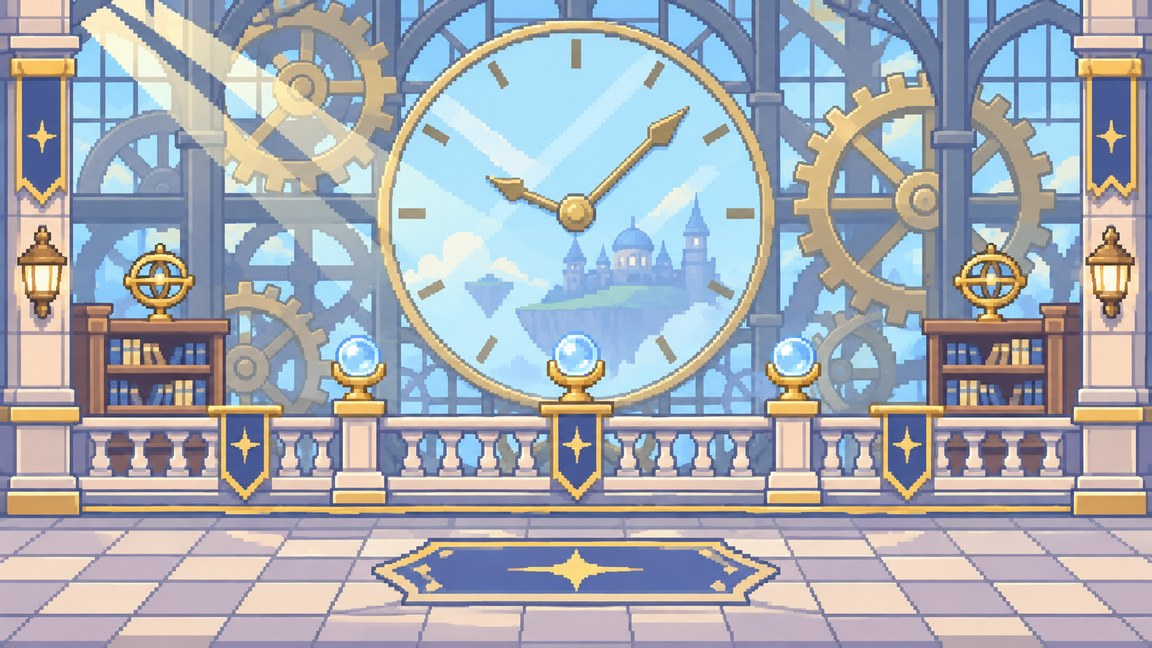
#> input picture math/assets/battle-hd/clock/back.jpg, 1152 x 648 px
$ python outline.py ../../../../math/assets/battle-hd/clock/back.jpg ../../../../math/assets/battle-hd/clock/mid.png
#> lines starting #> are read from the running program, lines starting #| are printed output that depends on the picture; after the words box and inside, x2 and y2 are one past the last pixel; in counts of white or black regions, pixels touching at a corner belong together
### .claude/skills/pixel-redraw/scripts/flatten.py
# -*- coding: utf-8 -*-
# 外輪廓抖動自動修平：斜邊上「一階比前後都長（或都短）2 格以上」的地方，把這三階的總長平均分配
# （例如 2,4,2 → 3,2,3 或 3,3,2），剪影跟著改：多出來的格子變透明、缺的格子補上輪廓色，
# 最後外圍那一圈重新整理成一格輪廓（原本的輪廓格變到裡面時，換成裡面相鄰的顏色）。
# 用法：python flatten.py <輸入> <輸出> <輪廓色>
import sys
import numpy as np
from PIL import Image

def runs(vals):
    out = []; i = 0
    while i < len(vals):
        j = i
        while j + 1 < len(vals) and vals[j + 1] == vals[i]: j += 1
        out.append([i, j - i + 1, vals[i]]); i = j + 1
    return out

def fix_profile(prof):
    """prof：list（None＝沒東西）。回傳新的 prof 和修了幾處"""
    prof = list(prof); n_fix = 0
    i = 0; segs = []; seg = []
    for k, v in enumerate(prof):
        if v is None or (seg and abs(v - prof[seg[-1]]) > 1):
            if len(seg) >= 4: segs.append(seg)
            seg = [] if v is None else [k]
        else: seg.append(k)
    if len(seg) >= 4: segs.append(seg)
    for seg in segs:
        changed = True
        while changed:
            changed = False
            vals = [prof[k] for k in seg]; rs = runs(vals)
            for q in range(1, len(rs) - 1):
                a, b, c = rs[q - 1], rs[q], rs[q + 1]
                d1, d2 = b[2] - a[2], c[2] - b[2]
                if abs(d1) != 1 or d1 != d2 or max(a[1], b[1], c[1]) > 8: continue
                if not ((b[1] - a[1] >= 2 and b[1] - c[1] >= 2) or (a[1] - b[1] >= 2 and c[1] - b[1] >= 2)): continue
                L = a[1] + b[1] + c[1]; base, rem = divmod(L, 3)
                lens = [base + (1 if rem >= 1 else 0), base + (1 if rem == 2 else 0), base]   # 長的放外側
                if a[1] < c[1]: lens = lens[::-1]
                start = a[0]; pos = start
                for (ln, val) in zip(lens, (a[2], b[2], c[2])):
                    for t in range(ln): prof[seg[pos + t]] = val
                    pos += ln
                n_fix += 1; changed = True
                break
    return prof, n_fix

# [40 lines left out: function run, not called in this run]

# [2 lines that do not run on import are left out]

### .claude/skills/pixel-redraw/scripts/outline.py
# -*- coding: utf-8 -*-
"""外輪廓檢查與修正（只看最外圍一圈，物件裡面不碰）。使用者 2026-11-17：
「外輪廓要檢查不能有直角雙層像素或破碎不符合步進要調整」。

檢查項目（check）：
  gaps     外圍一圈裡不是外框色的格子（缺口）
  corners  外框的 L 形直角：一格外框同時接著左右之一和上下之一的外框、另外兩邊是空的 → 這格多餘（雙層）
  double   外框變兩格厚：外圍裡面那一格也是外框色
  spurs    外框單獨突出的一根毛：三邊空、旁邊沒有任何物件顏色
  bumps    平的邊上單獨凸出或凹進去一格（兩邊都至少 2 格平，中間 1 格高低不同）
  steps    斜邊的階梯長短不規律（一階比前後兩階都長或都短 2 格以上）
修正（fix）：反覆做「外圍補成外框色 → 修平階梯與單格凸凹 → 拿掉直角與毛 → 雙層的裡面那格換回物件顏色」，直到檢查全為 0（最多 6 輪）。
星星的尖角是故意的單格尖端，不算凸起（只有兩邊都是平的才算）。

用法：python outline.py <輸入.png> <輸出.png> [--ink #11102e]   （也可 import check / fix）
"""
import sys
import numpy as np
from PIL import Image
sys.path.insert(0, __import__("os").path.dirname(__import__("os").path.abspath(__file__)))
from flatten import fix_profile, runs

INK = np.array([0x11, 0x10, 0x2e], np.uint8)


from scipy import ndimage


def _solid(a):
    """有實心部分（3×3 侵蝕後還在）的區塊才有外框；一格寬的光芒、閃光沒有外框，保留原色，不檢查也不修"""
    vis = a[..., 3] > 0
    core = ndimage.binary_erosion(vis, np.ones((3, 3)))
    lab, n = ndimage.label(vis, np.ones((3, 3)))
    keep = np.zeros(n + 1, bool); keep[np.unique(lab[core])] = True; keep[0] = False
    return keep[lab]


def _thin(a):
    """細的部分（尖角、光芒、尾巴這類 1～2 格寬的突出）：開運算（先侵蝕再膨脹）以後就不見的格子。
    這些是故意畫的形狀，修輪廓時不准削、不准補，也不算問題"""
    vis = a[..., 3] > 0
    opened = ndimage.binary_dilation(ndimage.binary_erosion(vis, np.ones((3, 3))), np.ones((3, 3)))
    return vis & ~opened


def _ring(vis):
    p = np.pad(vis, 1)
    return vis & ~(p[:-2, 1:-1] & p[2:, 1:-1] & p[1:-1, :-2] & p[1:-1, 2:])


def _profiles(vis):
    H, W = vis.shape
    return {
        "top": [int(np.argmax(vis[:, x])) if vis[:, x].any() else None for x in range(W)],
        "bot": [int(H - 1 - np.argmax(vis[::-1, x])) if vis[:, x].any() else None for x in range(W)],
        "lef": [int(np.argmax(vis[y])) if vis[y].any() else None for y in range(H)],
        "rig": [int(W - 1 - np.argmax(vis[y, ::-1])) if vis[y].any() else None for y in range(H)],
    }


def _segments(prof):
    segs, seg = [], []
    for k, v in enumerate(prof):
        if v is None or (seg and abs(v - prof[seg[-1]]) > 1):
            if len(seg) >= 3: segs.append(seg)
            seg = [] if v is None else [k]
        else:
            seg.append(k)
    if len(seg) >= 3: segs.append(seg)
    return segs


def _bumps(prof):
    """平的邊上單格凸凹：(v, >=2) (v±1, 1) (v, >=2)"""
    out = []
    for seg in _segments(prof):
        rs = runs([prof[k] for k in seg])
        for q in range(1, len(rs) - 1):
            a, b, c = rs[q - 1], rs[q], rs[q + 1]
            if a[2] == c[2] and abs(b[2] - a[2]) == 1 and b[1] == 1 and a[1] >= 2 and c[1] >= 2:
                out.append(seg[b[0]])
    return out


def _steps(prof):
    n = 0
    for seg in _segments(prof):
        rs = runs([prof[k] for k in seg])
        for q in range(1, len(rs) - 1):
            a, b, c = rs[q - 1], rs[q], rs[q + 1]
            d1, d2 = b[2] - a[2], c[2] - b[2]
            if abs(d1) != 1 or d1 != d2 or max(a[1], b[1], c[1]) > 8: continue
            if (b[1] - a[1] >= 2 and b[1] - c[1] >= 2) or (a[1] - b[1] >= 2 and c[1] - b[1] >= 2): n += 1
    return n


def _is_ink(a):
    return (a[..., :3] == INK).all(-1) & (a[..., 3] > 0)


def _corner_spur_masks(a):
    vis = a[..., 3] > 0; ink = _is_ink(a); rg = _ring(vis) & _solid(a) & ~_thin(a)
    H, W = vis.shape
    pv = np.pad(vis, 1); pk = np.pad(ink & rg, 1)
    up, dn, lf, rt = (slice(0, H), slice(1, W + 1)), (slice(2, H + 2), slice(1, W + 1)), (slice(1, H + 1), slice(0, W)), (slice(1, H + 1), slice(2, W + 2))
    iu, idn, il, ir = pk[up], pk[dn], pk[lf], pk[rt]
    vu, vd, vl, vr = pv[up], pv[dn], pv[lf], pv[rt]
    cand = ink & rg
    # L 形直角：一個水平鄰居是外框、一個垂直鄰居是外框，另外兩邊空
    corner = cand & (
        (ir & idn & ~vl & ~vu) | (il & idn & ~vr & ~vu) | (ir & iu & ~vl & ~vd) | (il & iu & ~vr & ~vd))
    # 毛：三邊以上空，而且 8 鄰沒有任何物件顏色（純外框突出）
    nb_empty = (~vu).astype(int) + (~vd) + (~vl) + (~vr)
    colour = vis & ~ink
    pc = np.pad(colour, 1)
    near_colour = np.zeros_like(vis)
    for dy in (0, 1, 2):
        for dx in (0, 1, 2):
            if dy == 1 and dx == 1: continue
            near_colour |= pc[dy:dy + H, dx:dx + W]
    spur = cand & (nb_empty >= 3) & ~near_colour
    return corner, spur


def check(a):
    vis = a[..., 3] > 0; ink = _is_ink(a); rg = _ring(vis) & _solid(a) & ~_thin(a)
    corner, spur = _corner_spur_masks(a)
    inner = vis & ~_ring(vis) & ~_thin(a)
    pr = np.pad(rg, 1); H, W = vis.shape
    touches_ring = pr[0:H, 1:W + 1] | pr[2:H + 2, 1:W + 1] | pr[1:H + 1, 0:W] | pr[1:H + 1, 2:W + 2]
    double = inner & ink & touches_ring
    prof = _profiles(vis & _solid(a) & ~_thin(a))
    return {"gaps": int((rg & ~ink).sum()), "corners": int(corner.sum()), "double": int(double.sum()),
            "spurs": int(spur.sum()), "bumps": sum(len(_bumps(p)) for p in prof.values()),
            "steps": sum(_steps(p) for p in prof.values())}


def _apply_profile(a, side, old, new):
    for i, (o, v) in enumerate(zip(old, new)):
        if o is None or v is None or o == v: continue
        if side == "top":
            if v > o: a[o:v, i] = 0
            else: a[v:o, i] = (*INK, 255)
        elif side == "bot":
            if v < o: a[v + 1:o + 1, i] = 0
            else: a[o + 1:v + 1, i] = (*INK, 255)
        elif side == "lef":
            if v > o: a[i, o:v] = 0
            else: a[i, v:o] = (*INK, 255)
        else:
            if v < o: a[i, v + 1:o + 1] = 0
            else: a[i, o + 1:v + 1] = (*INK, 255)


def _reink(a):
    """外圍一圈補成外框色；被包到裡面、貼著外圍的外框色換回旁邊的物件顏色（雙層變單層）"""
    vis = a[..., 3] > 0; rg = _ring(vis) & _solid(a); ink = _is_ink(a); H, W = vis.shape
    for y, x in zip(*np.nonzero(vis & ~rg & ink)):
        if not rg[max(0, y - 1):y + 2, max(0, x - 1):x + 2].any(): continue
        cs = [tuple(a[y + dy, x + dx, :3]) for dy in (-1, 0, 1) for dx in (-1, 0, 1)
              if (dy or dx) and 0 <= y + dy < H and 0 <= x + dx < W and vis[y + dy, x + dx] and not rg[y + dy, x + dx] and not ink[y + dy, x + dx]]
        if cs: a[y, x, :3] = max(set(cs), key=cs.count)
    a[rg, :3] = INK; a[rg, 3] = 255


def fix(a, rounds=6):
    a = a.copy()
    for _ in range(rounds):
        _reink(a)
        solid = _solid(a); thin = ((a[..., 3] > 0) & ~solid) | _thin(a); keep_thin = a.copy()
        prof = _profiles(solid & ~_thin(a))
        for side, p in prof.items():
            new, _n = fix_profile(p)
            for k in _bumps(new):
                # 單格凸凹拉回兩邊的高度
                seg_vals = [v for v in new]
                left = next((new[j] for j in range(k - 1, -1, -1) if new[j] is not None), None)
                if left is not None: new[k] = left
            _apply_profile(a, side, p, new)
        a[thin] = keep_thin[thin]   # 修輪廓不能動到細的光芒、閃光
        _reink(a)
        corner, spur = _corner_spur_masks(a)
        a[corner | spur] = 0
        _reink(a)
        c = check(a)
        if not any(c.values()): break
    return a


if __name__ == "__main__":
    src, dst = sys.argv[1], sys.argv[2]
    a = np.asarray(Image.open(src).convert("RGBA")).copy()
    print("before", check(a))
#> in check, `vis = a[..., 3] > 0`: vis: shape (648, 1152) bool; every value is 1
#> in _is_ink, `return (a[..., :3] == INK).all(-1) & (a[..., 3] > 0)`: returned value: shape (648, 1152) bool; every value is 0
#> in _ring, `p = np.pad(vis, 1)`:
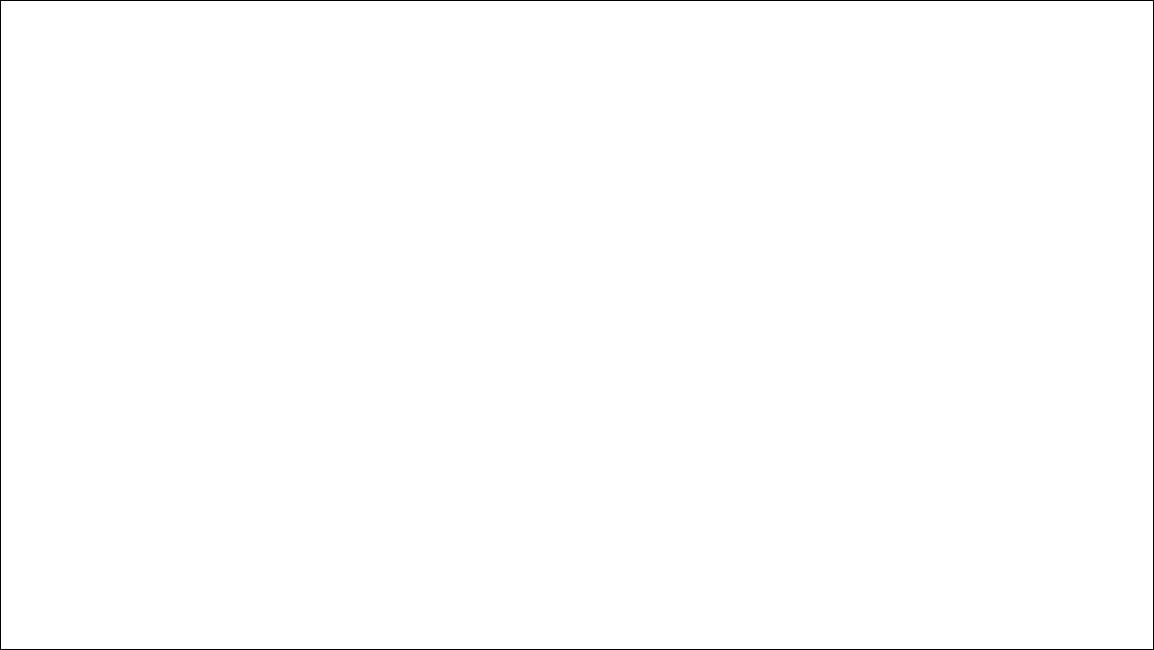
#> p: shape (650, 1154) bool; 99.5% white; black in thin lines or dots
#> in _ring, `return vis & ~(p[:-2, 1:-1] & p[2:, 1:-1] & p[1:-1, :-2] & p[1:-1, 2:])`: returned value: shape (648, 1152) bool; 0.48% white in thin lines or dots
#> in _solid, `core = ndimage.binary_erosion(vis, np.ones((3, 3)))`: core: shape (648, 1152) bool; 99.5% white; black in thin lines or dots
#> in _solid, `lab, n = ndimage.label(vis, np.ones((3, 3)))`: lab: shape (648, 1152) int32; every value is 1
#> in _solid, `lab, n = ndimage.label(vis, np.ones((3, 3)))`: n = 1
#> in _corner_spur_masks, `pk = np.pad(ink & rg, 1)`: pk: shape (650, 1154) bool; every value is 0
#> in _corner_spur_masks, `vu, vd, vl, vr = pv[up], pv[dn], pv[lf], pv[rt]`: vu: shape (648, 1152) bool; 99.8% white; black in thin lines or dots, all inside (x1, y1, x2, y2) = (0, 0, 1152, 1)
#> in _corner_spur_masks, `vu, vd, vl, vr = pv[up], pv[dn], pv[lf], pv[rt]`: vd: shape (648, 1152) bool; 99.8% white; black in thin lines or dots, all inside (x1, y1, x2, y2) = (0, 647, 1152, 648)
#> in _corner_spur_masks, `vu, vd, vl, vr = pv[up], pv[dn], pv[lf], pv[rt]`: vl: shape (648, 1152) bool; 99.9% white; black in thin lines or dots, all inside (x1, y1, x2, y2) = (0, 0, 1, 648)
#> in _corner_spur_masks, `vu, vd, vl, vr = pv[up], pv[dn], pv[lf], pv[rt]`: vr: shape (648, 1152) bool; 99.9% white; black in thin lines or dots, all inside (x1, y1, x2, y2) = (1151, 0, 1152, 648)
#> in _corner_spur_masks, `nb_empty = (~vu).astype(int) + (~vd) + (~vl) + (~vr)`: nb_empty: shape (648, 1152) int64; 3 distinct labels, from 0 to 2
#> in check, `pr = np.pad(rg, 1)`: pr: shape (650, 1154) bool; 0.48% white in thin lines or dots
#> in check, `touches_ring = pr[0:H, 1:W + 1] | pr[2:H + 2, 1:W + 1] | pr[1:H + 1, 0..`:
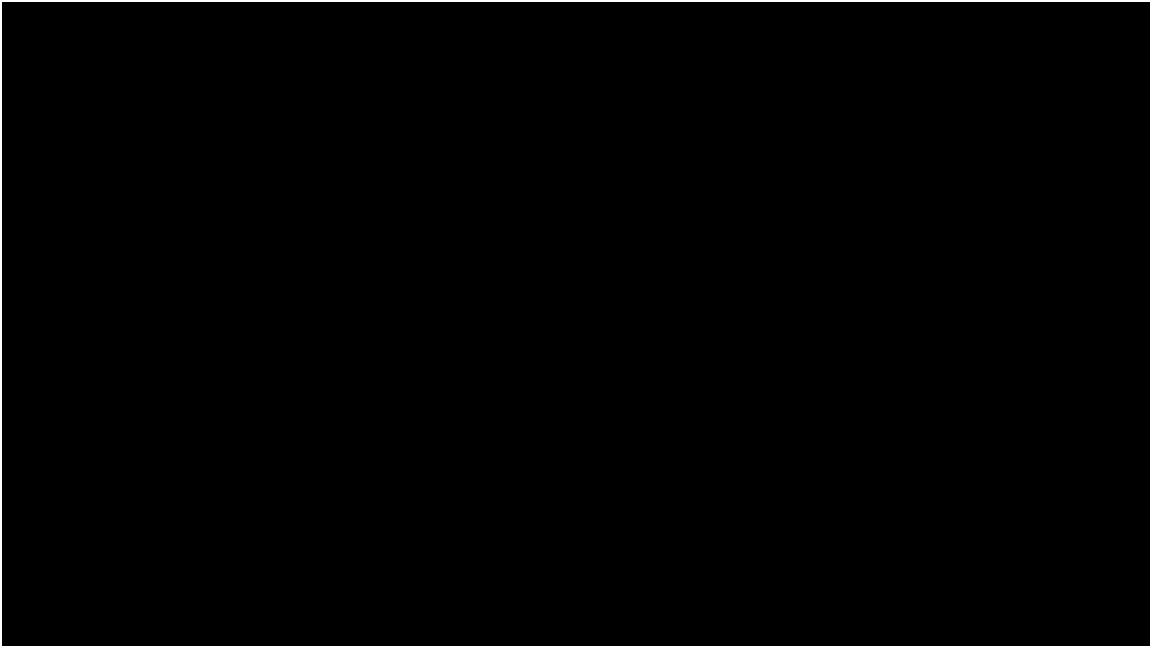
#> touches_ring: shape (648, 1152) bool; 0.96% white; 1 white region, box (x1, y1, x2, y2) and area: (0, 0, 1152, 648) 7184
#> in _profiles, `H, W = vis.shape`: H = 648; W = 1152
#> in check, `prof = _profiles(vis & _solid(a) & ~_thin(a))`: prof = 4 items
#| before {'gaps': 3596, 'corners': 0, 'double': 0, 'spurs': 0, 'bumps': 0, 'steps': 0}
    b = fix(a)
#> the loop in fix, `for _ in range(rounds):` made 1 pass
#> pass 1, in _corner_spur_masks (call 2), `iu, idn, il, ir = pk[up], pk[dn], pk[lf], pk[rt]`:
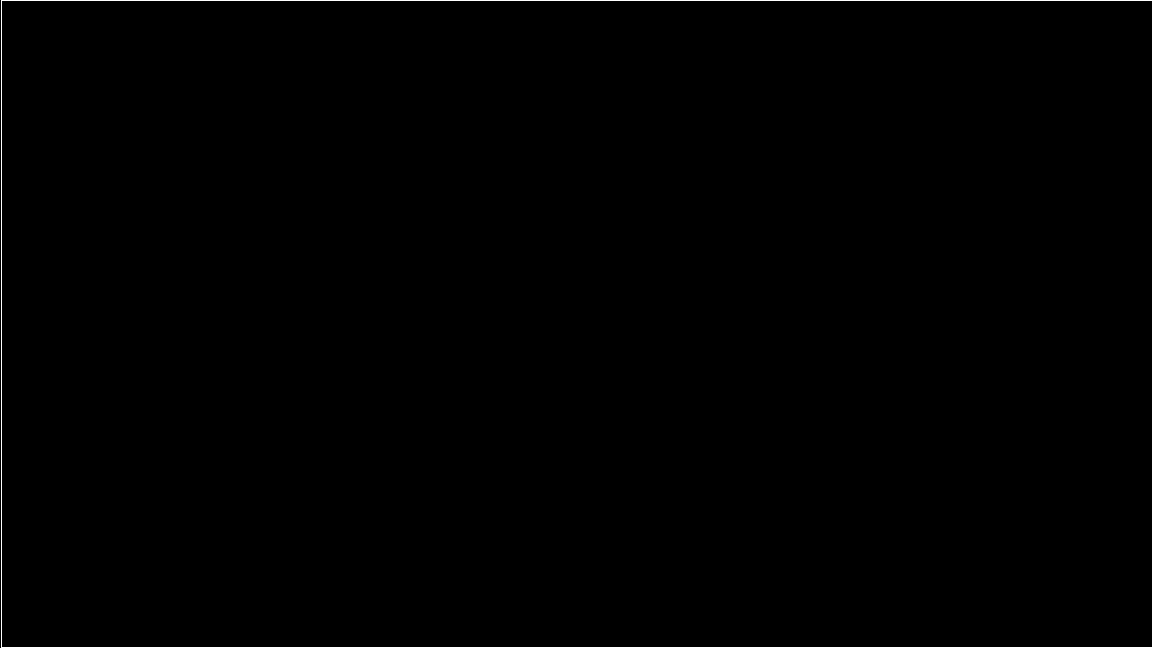
#> il: shape (648, 1152) bool; 0.39% white in thin lines or dots
#> after the loop in fix, `for _ in range(rounds):`:
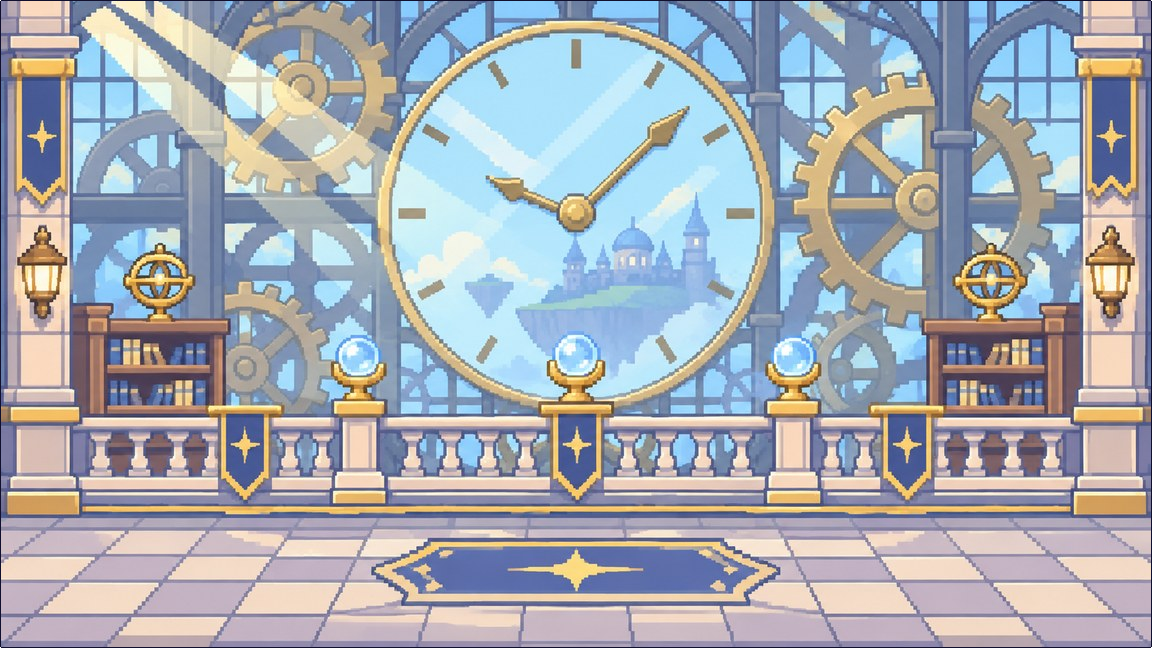
#> a: shape (648, 1152, 4); mean R, G, B, A 166, 171.1, 179.6, 255; transparent parts drawn white
    print("after ", check(b))
#> in check (call 3), `vis = a[..., 3] > 0`: vis: shape (648, 1152) bool; 100% white; black in thin lines or dots
#> in _is_ink (call 9), `return (a[..., :3] == INK).all(-1) & (a[..., 3] > 0)`: returned value: shape (648, 1152) bool; 0.48% white in thin lines or dots
#> in _ring (call 11), `p = np.pad(vis, 1)`: p: shape (650, 1154) bool; 99.5% white; black in thin lines or dots
#> in _solid (call 12), `core = ndimage.binary_erosion(vis, np.ones((3, 3)))`: core: shape (648, 1152) bool; 99.5% white; black in thin lines or dots
#> in _solid (call 12), `lab, n = ndimage.label(vis, np.ones((3, 3)))`: lab: shape (648, 1152) int32; values 0 (black) and 1 (white), 100% white; black in thin lines or dots
#> in _corner_spur_masks (call 4), `pk = np.pad(ink & rg, 1)`: pk: shape (650, 1154) bool; 0.48% white in thin lines or dots
#> in _corner_spur_masks (call 4), `iu, idn, il, ir = pk[up], pk[dn], pk[lf], pk[rt]`: iu: shape (648, 1152) bool; 0.33% white in thin lines or dots
#> in _corner_spur_masks (call 4), `iu, idn, il, ir = pk[up], pk[dn], pk[lf], pk[rt]`: idn: shape (648, 1152) bool; 0.33% white in thin lines or dots
#> in _corner_spur_masks (call 4), `iu, idn, il, ir = pk[up], pk[dn], pk[lf], pk[rt]`: il: shape (648, 1152) bool; 0.39% white in thin lines or dots
#> in _corner_spur_masks (call 4), `iu, idn, il, ir = pk[up], pk[dn], pk[lf], pk[rt]`: ir: shape (648, 1152) bool; 0.39% white in thin lines or dots
#> in _corner_spur_masks (call 4), `vu, vd, vl, vr = pv[up], pv[dn], pv[lf], pv[rt]`: vu: shape (648, 1152) bool; 99.8% white; black in thin lines or dots, all inside (x1, y1, x2, y2) = (0, 0, 1152, 2)
#> in _corner_spur_masks (call 4), `vu, vd, vl, vr = pv[up], pv[dn], pv[lf], pv[rt]`: vd: shape (648, 1152) bool; 99.8% white; black in thin lines or dots, all inside (x1, y1, x2, y2) = (0, 646, 1152, 648)
#> in _corner_spur_masks (call 4), `vu, vd, vl, vr = pv[up], pv[dn], pv[lf], pv[rt]`: vl: shape (648, 1152) bool; 99.9% white; black in thin lines or dots, all inside (x1, y1, x2, y2) = (0, 0, 2, 648)
#> in _corner_spur_masks (call 4), `vu, vd, vl, vr = pv[up], pv[dn], pv[lf], pv[rt]`: vr: shape (648, 1152) bool; 99.9% white; black in thin lines or dots, all inside (x1, y1, x2, y2) = (1150, 0, 1152, 648)
#> in _corner_spur_masks (call 4), `nb_empty = (~vu).astype(int) + (~vd) + (~vl) + (~vr)`: nb_empty: shape (648, 1152) int64; 3 distinct labels, from 0 to 2
#> in _corner_spur_masks (call 4), `pc = np.pad(colour, 1)`:
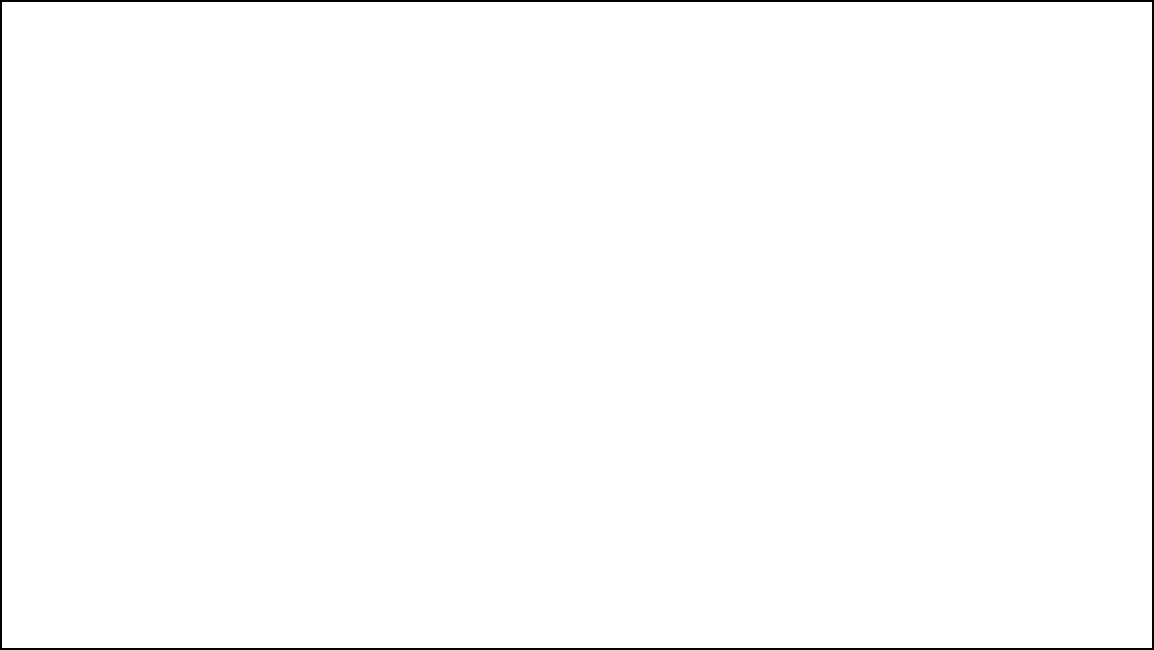
#> pc: shape (650, 1154) bool; 99% white; 1 black region, box (x1, y1, x2, y2) and area: (0, 0, 1154, 650) 7200
#| after  {'gaps': 0, 'corners': 0, 'double': 0, 'spurs': 0, 'bumps': 0, 'steps': 0}
    Image.fromarray(b).save(dst)
